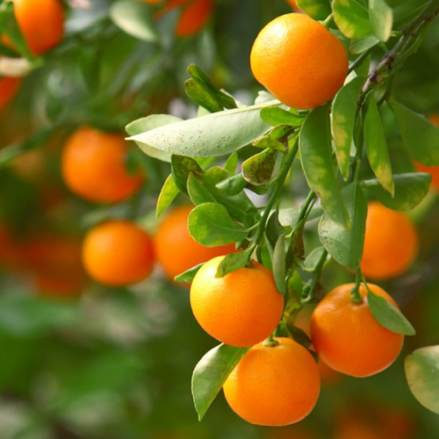
#> input picture lab4/clementine_tree.jpg, 439 x 439 px
$ jupyter execute Lab4_1.ipynb
#> lines starting #> are read from the running program, lines starting #| are printed output that depends on the picture; after the words box and inside, x2 and y2 are one past the last pixel; in counts of white or black regions, pixels touching at a corner belong together; long printed decimals are rounded
[cell 1]
import cv2
import numpy as np
import random
import matplotlib.pyplot as plt
import random as rand

[cell 2]
img = cv2.imread('clementine_tree.jpg')
#> img is the input picture: shape (439, 439, 3); mean B, G, R 29, 103.4, 120.4
plt.imshow(img)
plt.axis('off')

[cell 3]
# Convert the image to HSV color space
img_hsv = cv2.cvtColor(img, cv2.COLOR_BGR2HSV)
#> img_hsv: shape (439, 439, 3); mean H, S, V 30.1, 199.9, 132

# Split the HSV channels
h_channel = img_hsv[:,:,0] # Hue channel
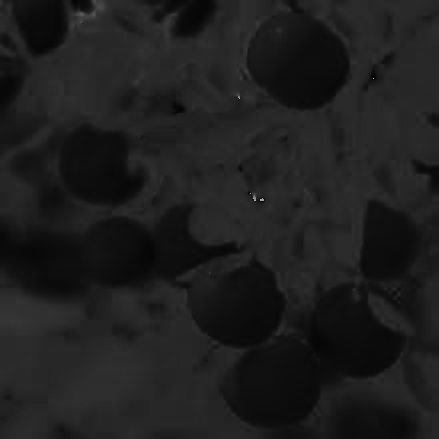
#> h_channel: shape (439, 439); min 0, max 177, mean 30.1
s_channel = img_hsv[:,:,1] # Saturation channel
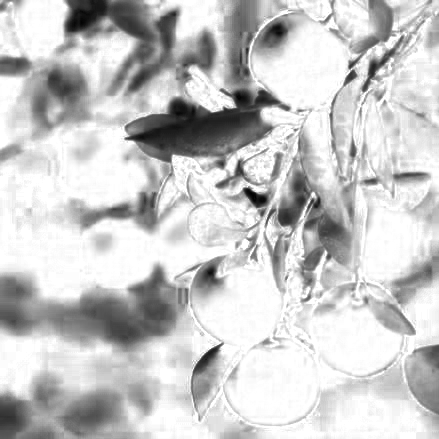
#> s_channel: shape (439, 439); min 0, max 255, mean 199.9
v_channel = img_hsv[:,:,2] # Value channel
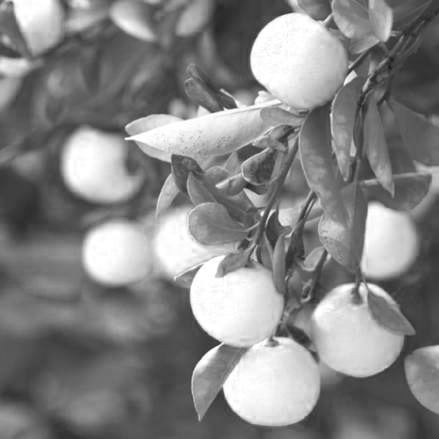
#> v_channel: shape (439, 439); min 23, max 255, mean 132

plt.imshow(img_hsv)
plt.axis('off')

[cell 4]
hue_threshold_low = 0 # Adjust according to the hue of the fruit
hue_threshold_high = 30 # Adjust according to the hue of the fruit
value_threshold_low = 150 # Adjust according to the brightness of the fruit

# Generate mask based on the thresholds
mask = cv2.inRange(img_hsv, (hue_threshold_low, 0, 0), (hue_threshold_high, 255, 255))
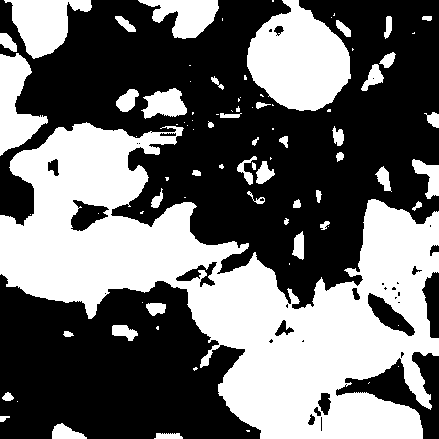
#> mask: shape (439, 439); 42.2% white; 87 white regions (43 under 20 px), largest, box (x1, y1, x2, y2) and area: (0, 122, 439, 439) 60031, (247, 0, 351, 111) 7799, (4, 0, 92, 59) 2856

# Show the mask
plt.imshow(mask)
plt.axis('off')

[cell 5]
img_gray = cv2.cvtColor(img, cv2.COLOR_BGR2GRAY)
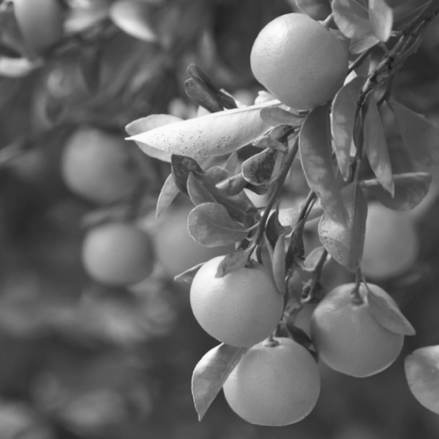
#> img_gray: shape (439, 439); min 20, max 253, mean 100
masked_img_gray = cv2.bitwise_and(img_gray, img_gray, mask=mask)
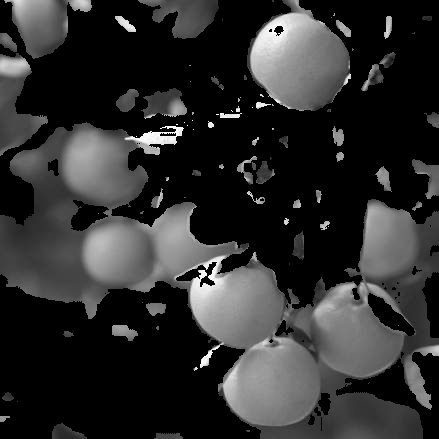
#> masked_img_gray: shape (439, 439); min 0, max 253, mean 46.3
img_edges = cv2.Canny(masked_img_gray, 50, 400)
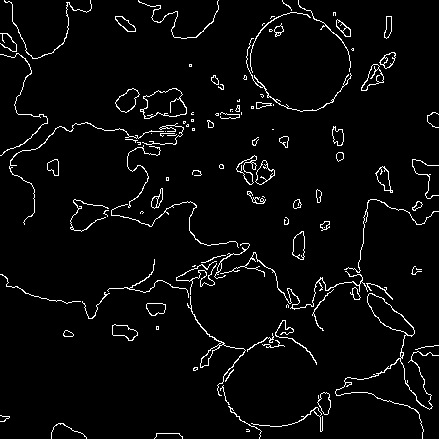
#> img_edges: shape (439, 439); 3.7% white in thin lines or dots
plt.imshow(img_edges)
plt.axis('off')

[cell 6]
# Get the coordinates of edge pixels
edge_points = np.argwhere(img_edges > 0)
#> edge_points = 7191 pairs, first value 0 to 438, second value 0 to 438


indices = np.where(img_edges != [0])
#> indices = 7191 positions, rows 0 to 438, columns 0 to 438
coordinates = list(zip(indices[0], indices[1]))
#> coordinates has the same summary as edge_points

class Circle:
    def __init__(self, xCenter, yCenter, radius):
        self.xCenter = xCenter
        self.yCenter = yCenter
        self.radius = radius

def circleDetectionRANSAC(edgePoints, bestCircles, iterations):

#> called with iterations = 1500
    for _ in range(iterations):
        A = rand.choice(edgePoints)
        B = rand.choice(edgePoints)
        C = rand.choice(edgePoints)

        midpt_AB = ((A[0]+B[0])*0.5, (A[1]+B[1])*0.5)
        midpt_BC = ((B[0]+C[0])*0.5, (B[1]+C[1])*0.5)

        slope_AB = (B[1] - A[1]) / (B[0] - A[0] + 0.000000001)

        slope_BC = (C[1] - B[1]) / (C[0] - B[0] + 0.000000001)


        slope_midptAB = -1.0 / slope_AB
        slope_midptBC = -1.0 / slope_BC
        intercept_midptAB = midpt_AB[1] - slope_midptAB * midpt_AB[0]
        intercept_midptBC = midpt_BC[1] - slope_midptBC * midpt_BC[0]

        centerX = (intercept_midptBC - intercept_midptAB) / (slope_midptAB - slope_midptBC)
        centerY = slope_midptAB * centerX + intercept_midptAB
        center = (centerX, centerY)
        diffradius = (center[0] - A[0], center[1] - A[1])
        radius = np.sqrt(diffradius[0]**2 + diffradius[1]**2)
        circumference = 2.0 * np.pi * radius
        onCircle = []
        notOnCircle = []
        radiusThreshold = 9

        for i, point in enumerate(edgePoints):
            diffCenter = (point[0] - center[0], point[1] - center[1])
            distanceToCenter = np.sqrt(diffCenter[0]**2 + diffCenter[1]**2)
            if abs(distanceToCenter - radius) < radiusThreshold:
                onCircle.append(i)
            else:
                notOnCircle.append(i)

        if len(onCircle) >= circumference:
            circleFound = Circle(center[0], center[1], radius)
            bestCircles.append(circleFound)

            toKeep = [edgePoints[i] for i in notOnCircle]
            edgePoints = toKeep

        if len(edgePoints) < 100:
            break
#> this loop made 1500 passes
#> (A, B, C, midpt_AB, midpt_BC, slope_AB, slope_BC, slope_midptAB) on passes 21, 26, 28: ((330, 400), (401, 388), (370, 419), (365.5, 394), (385.5, 403.5), -0.169, -1, 5.92), ((101, 276), (274, 183), (113, 159), (187.5, 229.5), (193.5, 171), -0.538, 0.149, 1.86), ((236, 194), (38, 184), (34, 335), (137, 189), (36, 259.5), 0.0505, -37.75, -19.8)
#> (A, B, C, midpt_AB, midpt_BC, slope_AB, slope_BC, slope_midptAB) on passes 1 to 6: ((416, 2), (178, 377), (352, 400), (297, 189.5), (265, 388.5), -1.58, 0.132, 0.635), ((200, 79), (20, 271), (127, 211), (110, 175), (73.5, 241), -1.07, -0.561, 0.937), ((244, 217), (223, 323), (193, 33), (233.5, 270), (208, 178), -5.05, 9.67, 0.198), ((369, 404), (405, 330), (143, 165), (387, 367), (274, 247.5), -2.06, 0.63, 0.486), ((219, 134), (169, 129), (280, 161), (194, 131.5), (224.5, 145), 0.1, 0.288, -10), ((111, 238), (240, 304), (73, 250), (175.5, 271), (156.5, 277), 0.512, 0.323, -1.95)
    return bestCircles

def drawCircles(img, bestCircles, limit):
#> called with limit = 6
    for i in range(min(limit, len(bestCircles))):
        circle = bestCircles[i]
        print(circle.xCenter, circle.yCenter,circle.radius)
        cv2.circle(img, (int(circle.yCenter), int(circle.xCenter)), int(circle.radius), (255,0,0), 4)
#> this loop made 6 passes
#| 363.364 381.364 38.216
#| 185.370 225.538 98.309
#| 133.309 262.078 123.207
#| 330.606 353.659 49.316
#| 148.243 241.998 36.256
#| 273.030 231.268 79.109
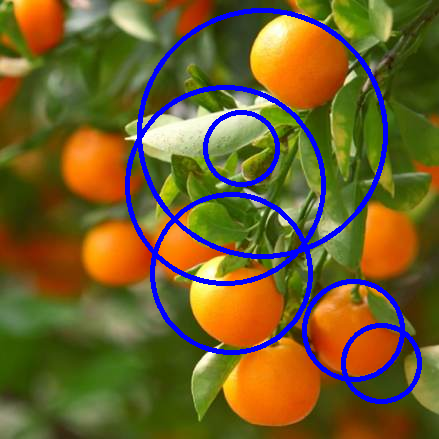
#> img: shape (439, 439, 3); mean B, G, R 43.6, 95.8, 111.9
    return img

# [79 lines of commented-out code are left out]
